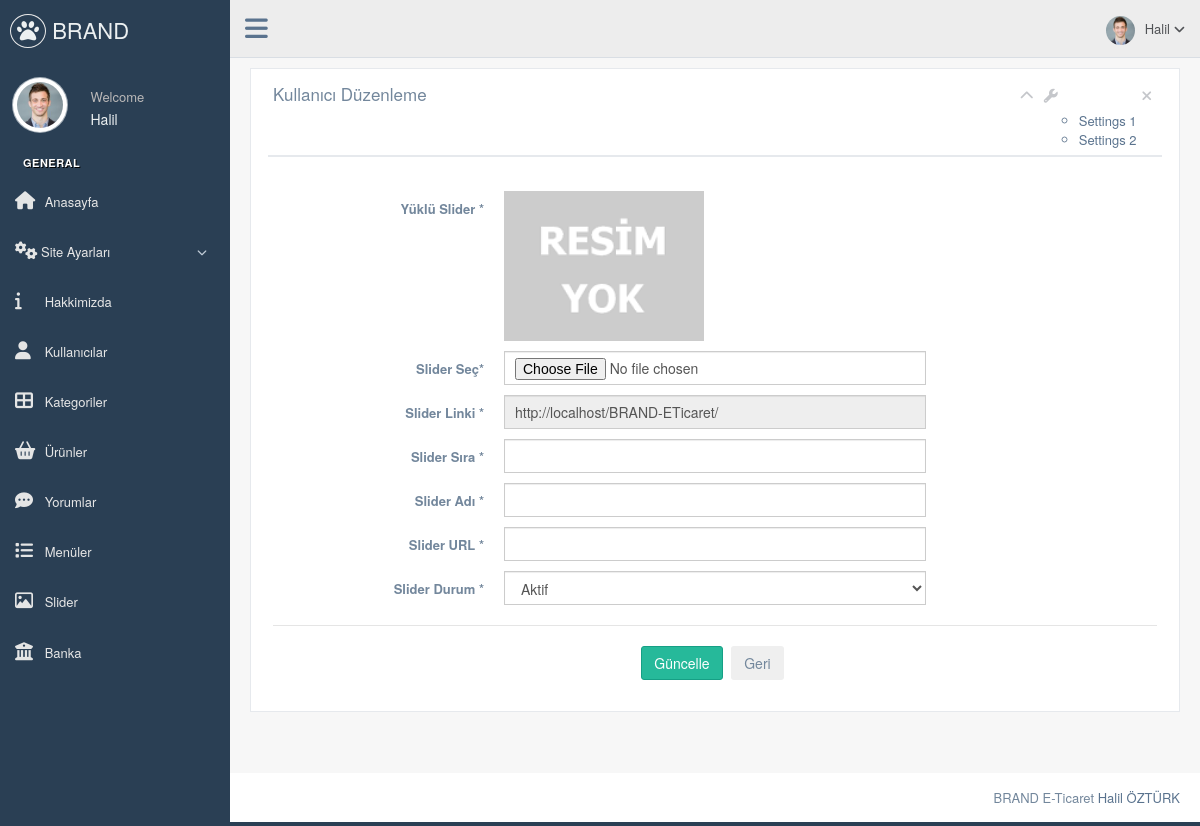
The app's page /nedmin/production/slider-duzenle.php (signed in) with its own data.
### tables this page shows
CREATE TABLE `kullanici` (
  `kullanici_id` int(11) NOT NULL,
  `kullanici_zaman` datetime NOT NULL DEFAULT current_timestamp(),
  `kullanici_resim` varchar(250) NOT NULL,
  `kullanici_tc` varchar(50) NOT NULL,
  `kullanici_ad` varchar(50) NOT NULL,
  `kullanici_mail` varchar(100) NOT NULL,
  `kullanici_gsm` varchar(50) NOT NULL,
  `kullanici_password` varchar(50) NOT NULL,
  `kullanici_adsoyad` varchar(50) NOT NULL,
  `kullanici_adres` varchar(250) NOT NULL,
  `kullanici_il` varchar(100) NOT NULL,
  `kullanici_ilce` varchar(100) NOT NULL,
  `kullanici_unvan` varchar(100) NOT NULL,
  `kullanici_yetki` int(2) NOT NULL,
  `kullanici_durum` int(1) NOT NULL DEFAULT 1
);

CREATE TABLE `ayar` (
  `ayar_id` int(11) NOT NULL,
  `ayar_logo` varchar(250) NOT NULL,
  `ayar_url` varchar(50) NOT NULL,
  `ayar_title` varchar(250) NOT NULL,
  `ayar_description` varchar(250) NOT NULL,
  `ayar_keywords` varchar(50) NOT NULL,
  `ayar_author` varchar(50) NOT NULL,
  `ayar_tel` varchar(50) NOT NULL,
  `ayar_gsm` varchar(50) NOT NULL,
  `ayar_faks` varchar(50) NOT NULL,
  `ayar_mail` varchar(50) NOT NULL,
  `ayar_ilce` varchar(50) NOT NULL,
  `ayar_il` varchar(50) NOT NULL,
  `ayar_adres` varchar(250) NOT NULL,
  `ayar_mesai` varchar(250) NOT NULL,
  `ayar_maps` varchar(250) NOT NULL,
  `ayar_analystic` varchar(50) NOT NULL,
  `ayar_zopim` varchar(250) NOT NULL,
  `ayar_facebook` varchar(50) NOT NULL,
  `ayar_twitter` varchar(50) NOT NULL,
  `ayar_google` varchar(50) NOT NULL,
  `ayar_youtube` varchar(50) NOT NULL,
  `ayar_smtphost` varchar(50) NOT NULL,
  `ayar_smtpuser` varchar(50) NOT NULL,
  `ayar_smtppassword` varchar(50) NOT NULL,
  `ayar_smtpport` varchar(50) NOT NULL,
  `ayar_bakim` enum('0','1') NOT NULL DEFAULT '1'
);

### nedmin/production/slider-duzenle.php (the view, shortened to what this page needs)
<?php include 'header.php';
$slidersor=$db->prepare("SELECT * FROM slider where slider_id=:id");
$slidersor->execute(array(
  'id'=>$_GET['slider_id']
));
$slidercek=$slidersor->fetch(PDO::FETCH_ASSOC);
?>
<div class="right_col" role="main">
  <div class="">
    <div class="row">
      <div class="col-md-12 col-sm-12 col-xs-12">
        <div class="x_panel">
          <div class="x_title">
            <h2>Kullanıcı Düzenleme</h2>
                    <ul class="nav navbar-right panel_toolbox">
                      <li><a class="collapse-link"><i class="fa fa-chevron-up"></i></a>
                      </li>
                      <li class="dropdown">
                        <a href="#" class="dropdown-toggle" data-toggle="dropdown" role="button" aria-expanded="false"><i class="fa fa-wrench"></i></a>
                        <ul class="dropdown-slider" role="slider">
                          <li><a href="#">Settings 1</a>
                          </li>
                          <li><a href="#">Settings 2</a>
                          </li>
                        </ul>
                      </li>
                      <li><a class="close-link"><i class="fa fa-close"></i></a>
                      </li>
                    </ul>
                    <div class="clearfix"></div>
                  </div>
                  <div class="x_content">
                    <br />
                          <form action="../netting/islem.php" method="POST" enctype="multipart/form-data" id="demo-form2" data-parsley-validate class="form-horizontal form-label-left">
                            <div class="form-group">
                              <label class="control-label col-md-3 col-sm-3 col-xs-12" for="first-name">Yüklü Slider <span class="required">*</span>
                              </label>
                              <div class="col-md-6 col-sm-6 col-xs-12">
                                <?php
                                if (strlen($slidercek['slider_resimyol'])>0) {?>
                                  <img width="200"  src="../../<?php echo $slidercek['slider_resimyol']; ?>">
                                <?php } else {?>
                                  <img width="200"  src="../../dimg/logo-yok.png">
                                <?php } ?>
                              </div>
                            </div>
                            <div class="form-group">
                              <label class="control-label col-md-3 col-sm-3 col-xs-12" for="first-name">Slider Seç<span class="required">*</span>
                              </label>
                              <div class="col-md-6 col-sm-6 col-xs-12">
                                <input type="file" id="first-name"  name="slider_resim"  class="form-control col-md-7 col-xs-12">
                              </div>
                            </div>
                            <div class="form-group">
                              <label class="control-label col-md-3 col-sm-3 col-xs-12" for="first-name">Slider Linki <span class="required">*</span>
                              </label>
                              <div class="col-md-6 col-sm-6 col-xs-12">
                                <input type="text" id="first-name" disabled=""  value="<?php echo $ayarcek["ayar_url"].$slidercek['slider_link'];?>" class="form-control col-md-7 col-xs-12">
                              </div>
                            </div>
                            <div class="form-group">
                              <label class="control-label col-md-3 col-sm-3 col-xs-12" for="first-name">Slider Sıra <span class="required">*</span>
                              </label>
                              <div class="col-md-6 col-sm-6 col-xs-12">
                                <input type="text" id="first-name" name="slider_sira" value="<?php echo $slidercek['slider_sira']; ?>" required="required" class="form-control col-md-7 col-xs-12">
                              </div>
                            </div>
                            <div class="form-group">
                              <label class="control-label col-md-3 col-sm-3 col-xs-12" for="first-name">Slider Adı <span class="required">*</span>
                              </label>
                              <div class="col-md-6 col-sm-6 col-xs-12">
                                <input type="text" id="first-name" name="slider_ad" value="<?php echo $slidercek['slider_ad']; ?>" required="required" class="form-control col-md-7 col-xs-12">
                              </div>
                            </div>
                            <div class="form-group">
                              <label class="control-label col-md-3 col-sm-3 col-xs-12" for="first-name">Slider URL <span class="">*</span></label>
                              <div class="col-md-6 col-sm-6 col-xs-12">
                                <input type="text" id="first-name" name="slider_link" value="<?php echo $slidercek['slider_link'] ?>"  class="form-control col-md-7 col-xs-12">
                              </div>
                            </div>
                            <div class="form-group">
                              <label class="control-label col-md-3 col-sm-3 col-xs-12" for="first-name">Slider Durum <span class="required">*</span>
                              </label>
                              <div class="col-md-6 col-sm-6 col-xs-12">
                                <select class="form-control" name="slider_durum" required>
                                  <option value="1" <?php echo $slidercek['slider_durum']=='1'?'selected=""':''; ?>>Aktif</option>
                                </select>
                              </div>
                            </div>
                            <div class="ln_solid"></div>
                            <div class="form-group">
                              <div align="center" class="col-md-6 col-sm-6 col-xs-12 col-md-offset-3">
                                <button type="submit" name="sliderduzenle" class="btn btn-success">Güncelle</button>
                                <button type="button" name="gokategori" class="btn btn-secondary" onClick="geri()">Geri</button>
                              </div>
                            </div>
                          </form>
                        </div>
                      </div>
                    </div>
                  </div>
                </div>
              </div>
              <?php include 'footer.php'; ?>

### nedmin/production/header.php (shortened to what this page needs)
<?php
include '../netting/baglan.php';
$ayarsor=$db->prepare("SELECT * FROM ayar where ayar_id=:id");
$ayarsor->execute(array(
  'id'=>0
));
$ayarcek=$ayarsor->fetch(PDO::FETCH_ASSOC);
$kullanicisor=$db->prepare("SELECT * FROM kullanici where kullanici_mail=:mail and kullanici_yetki=:yetki");
$kullanicisor->execute(array(
  'mail'=>$_SESSION['kullanici_mail'],
  'yetki' => 5
));
$kullanicicek=$kullanicisor->fetch(PDO::FETCH_ASSOC);
?>
<!DOCTYPE html>
<html lang="en">
<head>
  <link href="../vendors/bootstrap/dist/css/bootstrap.min.css" rel="stylesheet">
  <link href="../vendors/font-awesome/css/font-awesome.min.css" rel="stylesheet">
  <link href="../vendors/nprogress/nprogress.css" rel="stylesheet">
  <link href="../vendors/iCheck/skins/flat/green.css" rel="stylesheet">
  <link href="../vendors/datatables.net-bs/css/dataTables.bootstrap.min.css" rel="stylesheet">
  <link href="../vendors/datatables.net-buttons-bs/css/buttons.bootstrap.min.css" rel="stylesheet">
  <link href="../vendors/datatables.net-fixedheader-bs/css/fixedHeader.bootstrap.min.css" rel="stylesheet">
  <link href="../vendors/datatables.net-responsive-bs/css/responsive.bootstrap.min.css" rel="stylesheet">
  <link href="../vendors/datatables.net-scroller-bs/css/scroller.bootstrap.min.css" rel="stylesheet">
  <link href="../vendors/dropzone/dist/min/dropzone.min.css" rel="stylesheet">
  <link href="../build/css/custom.min.css" rel="stylesheet">
</head>
<body class="nav-md">
  <div class="container body">
    <div class="main_container">
      <div class="col-md-3 left_col">
        <div class="left_col scroll-view">
          <div class="navbar nav_title" style="border: 0;">
            <a href="index.php" class="site_title"><i class="fa fa-paw"></i> <span>BRAND</span></a>
          </div>
          <div class="profile clearfix">
            <div class="profile_pic">
              <img src="images/img.jpg" alt="..." class="img-circle profile_img">
            </div>
            <div class="profile_info">
              <span>Welcome</span>
              <h2><?php echo $kullanicicek['kullanici_adsoyad'] ?></h2>
            </div>
          </div>
          <br />
          <div id="sidebar-menu" class="main_menu_side hidden-print main_menu">
            <div class="menu_section">
              <h3>General</h3>
              <ul class="nav side-menu">
                <li><a href="index.php"><i class="fa fa-home"></i> Anasayfa</a></li>
                <li><a><i class="fa fa-cogs"></i>Site Ayarları <span class="fa fa-chevron-down"></span></a>
                </li>
                <li><a href="hakkimizda.php"><i class="fa fa-info"></i> Hakkimizda </span></a></li>
                <li><a href="kullanici.php"><i class="fa fa-user"></i> Kullanıcılar </span></a></li>
                <li><a href="kategori.php"><i class="fa fa-th-large"></i> Kategoriler </span></a></li>
                <li><a href="urun.php"><i class="fa fa-shopping-basket"></i> Ürünler </span></a></li>
                <li><a href="yorum.php"><i class="fa fa-comment-dots"></i> Yorumlar </span></a></li>
                <li><a href="menu.php"><i class="fa fa-list"></i> Menüler </span></a></li>
                <li><a href="slider.php"><i class="fa fa-image"></i> Slider </span></a></li>
                <li><a href="banka.php"><i class="fa fa-institution"></i> Banka </span></a></li>
              </ul>
            </div>
          </div>
          </div>
        </div>
        <div class="top_nav">
          <div class="nav_menu">
            <nav>
              <div class="nav toggle">
                <a id="menu_toggle"><i class="fa fa-bars"></i></a>
              </div>
              <ul class="nav navbar-nav navbar-right">
                <li class="">
                  <a href="javascript:;" class="user-profile dropdown-toggle" data-toggle="dropdown" aria-expanded="false">
                    <img src="images/img.jpg" alt=""><?php echo $kullanicicek['kullanici_adsoyad'] ?>
                    <span class=" fa fa-angle-down"></span>
                  </a>
                </li>
              </ul>
            </nav>
          </div>
        </div>

### records on screen
kullanici: kullanici_adsoyad "Halil"
ayar: ayar_url "http://localhost/BRAND-ETicaret/"
